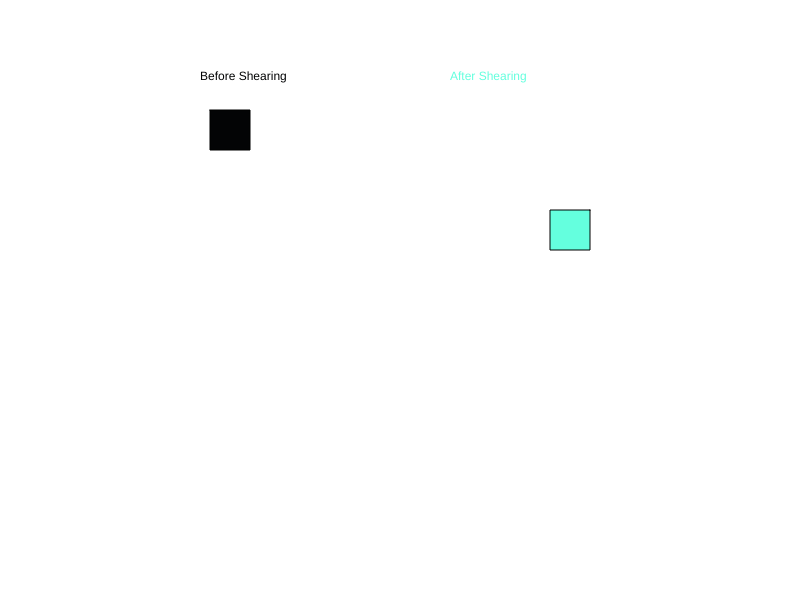
Frame 1 (no input)
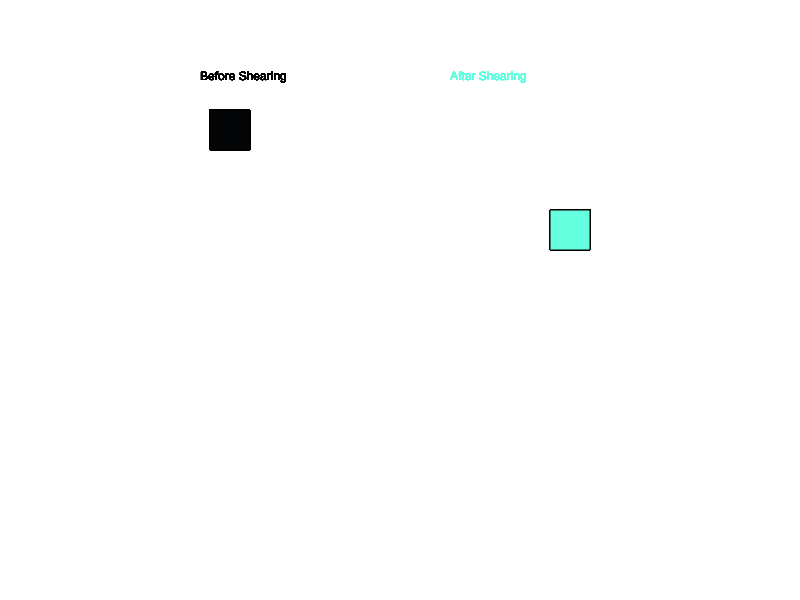
Frame 60 (no input)
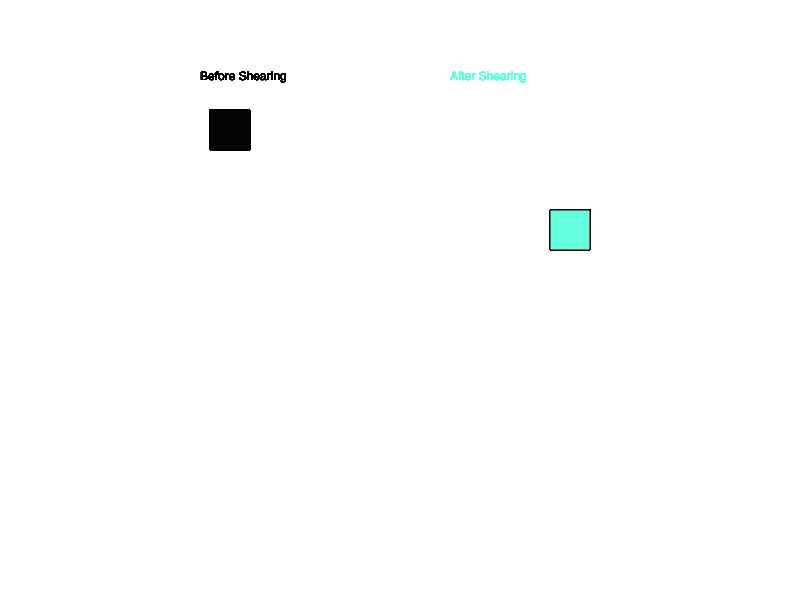
Frame 120 (the mouse pressed at the canvas centre since frame 60)

The p5.js sketch that drew these frames (run headless with seeded random() and noise() and a simulated clock; from frame 60 on, the mouse is pressed at the canvas centre):

// p5.js sketch
// ── sketch.js
let shear;
let a,b,c,d;


function setup(){
    createCanvas(screen.width,screen.height);
    
    shear = prompt('Enter Shearing Factor');
   
}

function draw(){
    fill(3,4,5);
    text('Before Shearing',200,80);
    fill(100,345,222)
    text('After Shearing',450,80);
    //Before Shearing
    translate(200,100);
    a = [[10],[10],[1]];
    b = [[50],[10],[1]];
    c = [[50],[50],[1]];
    d = [[10],[50],[1]];
    fill(3,4,5);
    beginShape();
        vertex(a[0],a[1]);
        vertex(b[0],b[1]);
        vertex(c[0],c[1]);
        vertex(d[0],d[1]);
    endShape(CLOSE);
    
    //Shearing Matrix
    shear_matrix = [
        [1,shear,0],
        [0,1,0],
        [0,0,1]
    ];

    y = [
        [-1,0,0],
        [0,1,0],
        [0,0,1],
    ];
    resultant = matrix_multi(y,shear_matrix)
    
    aN = matrix_multi(resultant,a);
    bN = matrix_multi(resultant,b);
    cN = matrix_multi(resultant,c);
    dN = matrix_multi(resultant,d);

    
    translate(400,100);
    fill(100,345,222)

    beginShape();
        vertex(aN[0],aN[1]);
        vertex(bN[0],bN[1]);
        vertex(cN[0],cN[1]);
        vertex(dN[0],dN[1])
    endShape(CLOSE);
    
    
}

function matrix_multi(a,b){
    let aRows = a.length;
    let aCols = a[0].length;
    let bRows = b.length;
    let bCols = b[0].length;
    let res = new Array(aRows);
    if (aCols == bRows){
        for (var i=0; i<aRows;++i){
            res[i] = new Array(bCols);
            for (var j =0 ; j<bCols;++j ){
                res[i][j] = 0;
                for (var k = 0; k<aCols;++k){
                    res[i][j] += a[i][k]*b[k][j];
                }
            }
        }
    return res;
    }
}
